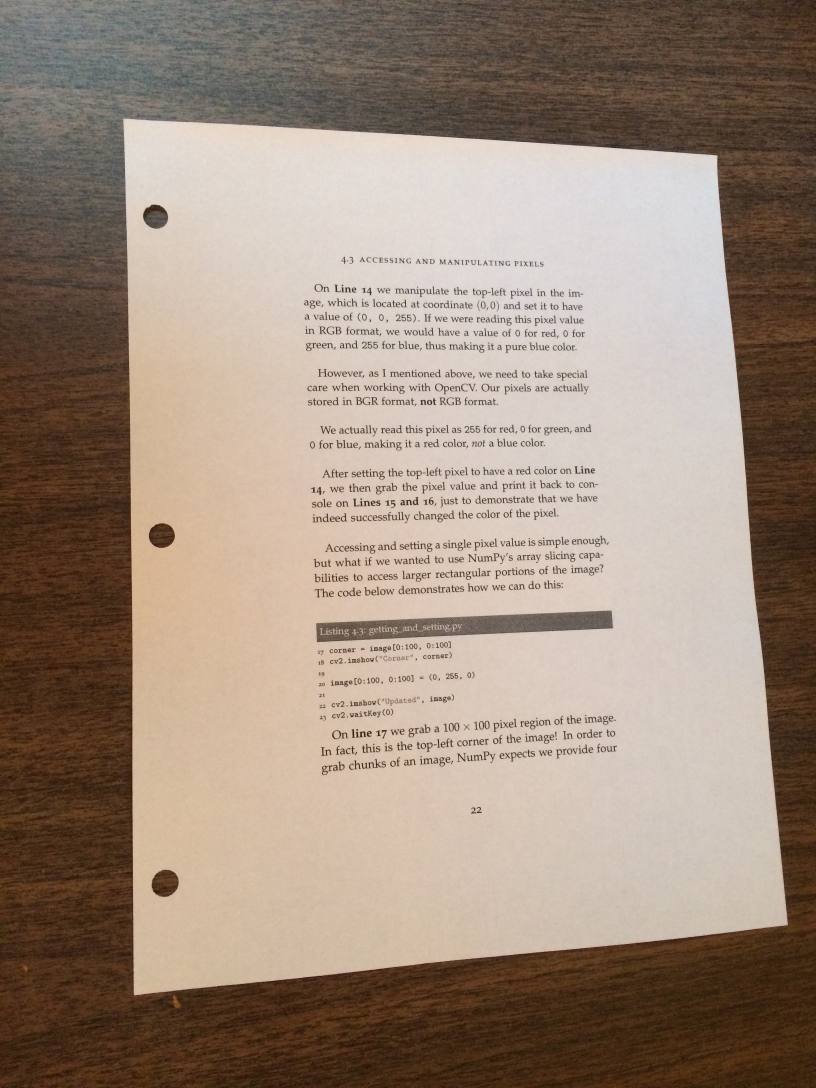
#> input picture day3/document-scanner/images/page.jpg, 2448 x 3264 px (shown at 1/3 size)
$ python scan.py --image images/page.jpg
#> lines starting #> are read from the running program, lines starting #| are printed output that depends on the picture; after the words box and inside, x2 and y2 are one past the last pixel; in counts of white or black regions, pixels touching at a corner belong together
### day3/document-scanner/pyimagesearch/transform.py
# import the necessary packages
import numpy as np
import cv2

def order_points(pts):
	# initialzie a list of coordinates that will be ordered
	# such that the first entry in the list is the top-left,
	# the second entry is the top-right, the third is the
	# bottom-right, and the fourth is the bottom-left
	rect = np.zeros((4, 2), dtype = "float32")

	# the top-left point will have the smallest sum, whereas
	# the bottom-right point will have the largest sum
	s = pts.sum(axis = 1)
	rect[0] = pts[np.argmin(s)]
	rect[2] = pts[np.argmax(s)]

	# now, compute the difference between the points, the
	# top-right point will have the smallest difference,
	# whereas the bottom-left will have the largest difference
	diff = np.diff(pts, axis = 1)
	rect[1] = pts[np.argmin(diff)]
	rect[3] = pts[np.argmax(diff)]

	# return the ordered coordinates
	return rect

def four_point_transform(image, pts):
	# obtain a consistent order of the points and unpack them
	# individually
	rect = order_points(pts)
	(tl, tr, br, bl) = rect

	# compute the width of the new image, which will be the
	# maximum distance between bottom-right and bottom-left
	# x-coordiates or the top-right and top-left x-coordinates
	widthA = np.sqrt(((br[0] - bl[0]) ** 2) + ((br[1] - bl[1]) ** 2))
	widthB = np.sqrt(((tr[0] - tl[0]) ** 2) + ((tr[1] - tl[1]) ** 2))
	maxWidth = max(int(widthA), int(widthB))

	# compute the height of the new image, which will be the
	# maximum distance between the top-right and bottom-right
	# y-coordinates or the top-left and bottom-left y-coordinates
	heightA = np.sqrt(((tr[0] - br[0]) ** 2) + ((tr[1] - br[1]) ** 2))
	heightB = np.sqrt(((tl[0] - bl[0]) ** 2) + ((tl[1] - bl[1]) ** 2))
	maxHeight = max(int(heightA), int(heightB))

	# now that we have the dimensions of the new image, construct
	# the set of destination points to obtain a "birds eye view",
	# (i.e. top-down view) of the image, again specifying points
	# in the top-left, top-right, bottom-right, and bottom-left
	# order
	dst = np.array([
		[0, 0],
		[maxWidth - 1, 0],
		[maxWidth - 1, maxHeight - 1],
		[0, maxHeight - 1]], dtype = "float32")

	# compute the perspective transform matrix and then apply it
	M = cv2.getPerspectiveTransform(rect, dst)
	warped = cv2.warpPerspective(image, M, (maxWidth, maxHeight))

	# return the warped image
	return warped

### day3/document-scanner/scan.py
# USAGE
# python scan.py --image images/page.jpg

# import the necessary packages
from pyimagesearch.transform import four_point_transform
from skimage.filters import threshold_local
import numpy as np
import argparse
import cv2
import imutils

# construct the argument parser and parse the arguments
ap = argparse.ArgumentParser()
ap.add_argument("-i", "--image", required = True,
	help = "Path to the image to be scanned")
args = vars(ap.parse_args())

# load the image and compute the ratio of the old height
# to the new height, clone it, and resize it
image = cv2.imread(args["image"])
#> image is the input picture: shape (3264, 2448, 3); mean B, G, R 123.7, 138.6, 156.7
ratio = image.shape[0] / 500.0
#> ratio = 6.53
orig = image.copy()
image = imutils.resize(image, height = 500)
#> image: shape (500, 375, 3)

# convert the image to grayscale, blur it, and find edges
# in the image
gray = cv2.cvtColor(image, cv2.COLOR_BGR2GRAY)
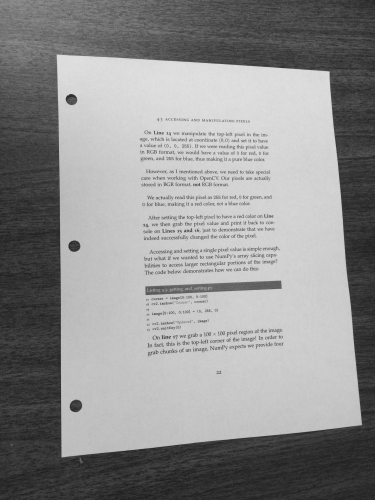
#> gray: shape (500, 375); min 28, max 225, mean 142.4
gray = cv2.GaussianBlur(gray, (5, 5), 0)
edged = cv2.Canny(gray, 75, 200)
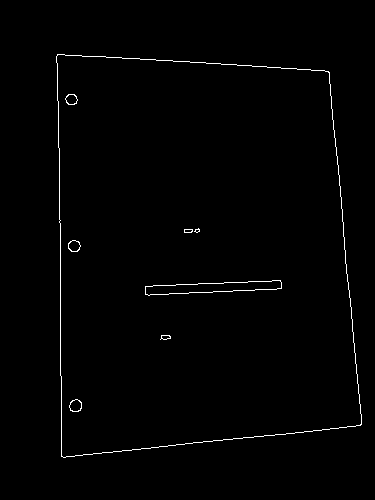
#> edged: shape (500, 375); 0.96% white in thin lines or dots, all inside (x1, y1, x2, y2) = (56, 54, 362, 458)

# show the original image and the edge detected image
print("STEP 1: Edge Detection")
cv2.imshow("Image", image)
cv2.imshow("Edged", edged)
cv2.waitKey(0)
cv2.destroyAllWindows()

# find the contours in the edged image, keeping only the
# largest ones, and initialize the screen contour
cnts = cv2.findContours(edged.copy(), cv2.RETR_LIST, cv2.CHAIN_APPROX_SIMPLE)
#> cnts = 16 contours, 2 with area under 20; largest, box (x1, y1, x2, y2) and area: (56, 54, 362, 458) 108281, (56, 54, 362, 458) 108277, (145, 280, 282, 296) 1154, (145, 280, 282, 296) 1152, (69, 399, 82, 412) 118
cnts = imutils.grab_contours(cnts)
cnts = sorted(cnts, key = cv2.contourArea, reverse = True)[:5]
#> cnts = 5 contours; box (x1, y1, x2, y2) and area: (56, 54, 362, 458) 108281, (56, 54, 362, 458) 108277, (145, 280, 282, 296) 1154, (145, 280, 282, 296) 1152, (69, 399, 82, 412) 118

# loop over the contours
for c in cnts:
	# approximate the contour
	peri = cv2.arcLength(c, True)
	# approxPolyDP多边拟合函数 曲线光滑化
	approx = cv2.approxPolyDP(c, 0.02 * peri, True)

	# if our approximated contour has four points, then we
	# can assume that we have found our screen
	# 寻找文档整体边缘轮廓
	if len(approx) == 4:
		screenCnt = approx
		break
#> this loop made 1 pass
#> (peri, screenCnt) on pass 1: (1364.1, [[57, 54], [61, 456], [360, 425], [329, 72]])

# show the contour (outline) of the piece of paper
print("STEP 2: Find contours of paper")
cv2.drawContours(image, [screenCnt], -1, (0, 255, 0), 2)
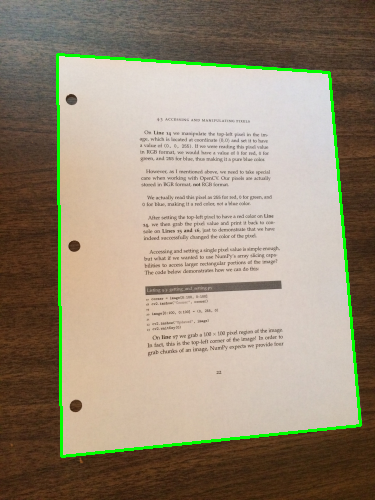
#> image: shape (500, 375, 3); mean B, G, R 121, 141.1, 153.3
cv2.imshow("Outline", image)
cv2.waitKey(0)
cv2.destroyAllWindows()

# apply the four point transform to obtain a top-down
# view of the original image
warped = four_point_transform(orig, screenCnt.reshape(4, 2) * ratio)
#> in order_points, `s = pts.sum(axis = 1)`: s = [724.6, 3375, 5124.5, 2617.7]
#> in order_points, `diff = np.diff(pts, axis = 1)`: diff = [-19.58, 2578.6, 424.3, -1677.7]
#> in four_point_transform, `rect = order_points(pts)`: rect = [[372.1, 352.5], [2147.7, 470], [2350.1, 2774.4], [398.2, 2976.8]]
#> in four_point_transform, `(tl, tr, br, bl) = rect`: tl = [372.1, 352.5]; tr = [2147.7, 470]; br = [2350.1, 2774.4]; bl = [398.2, 2976.8]
#> in four_point_transform, `widthA = np.sqrt(((br[0] - bl[0]) ** 2) + ((br[1] - bl[1]) ** 2))`: widthA = 1962.3
#> in four_point_transform, `widthB = np.sqrt(((tr[0] - tl[0]) ** 2) + ((tr[1] - tl[1]) ** 2))`: widthB = 1779.5
#> in four_point_transform, `maxWidth = max(int(widthA), int(widthB))`: maxWidth = 1962
#> in four_point_transform, `heightA = np.sqrt(((tr[0] - br[0]) ** 2) + ((tr[1] - br[1]) ** 2))`: heightA = 2313.3
#> in four_point_transform, `heightB = np.sqrt(((tl[0] - bl[0]) ** 2) + ((tl[1] - bl[1]) ** 2))`: heightB = 2624.4
#> in four_point_transform, `maxHeight = max(int(heightA), int(heightB))`: maxHeight = 2624
#> in four_point_transform, `dst = np.array([ [0, 0], [maxWidth - 1, 0], [maxWidth - 1, maxHeight -..`: dst = [[0, 0], [1961, 0], [1961, 2623], [0, 2623]]
#> in four_point_transform, `M = cv2.getPerspectiveTransform(rect, dst)`: M = [[0.969, -0.00964, -357.2], [-0.0732, 1.11, -362.5], [-6.7e-05, 4.44e-05, 1]]
#> in four_point_transform, `warped = cv2.warpPerspective(image, M, (maxWidth, maxHeight))`:
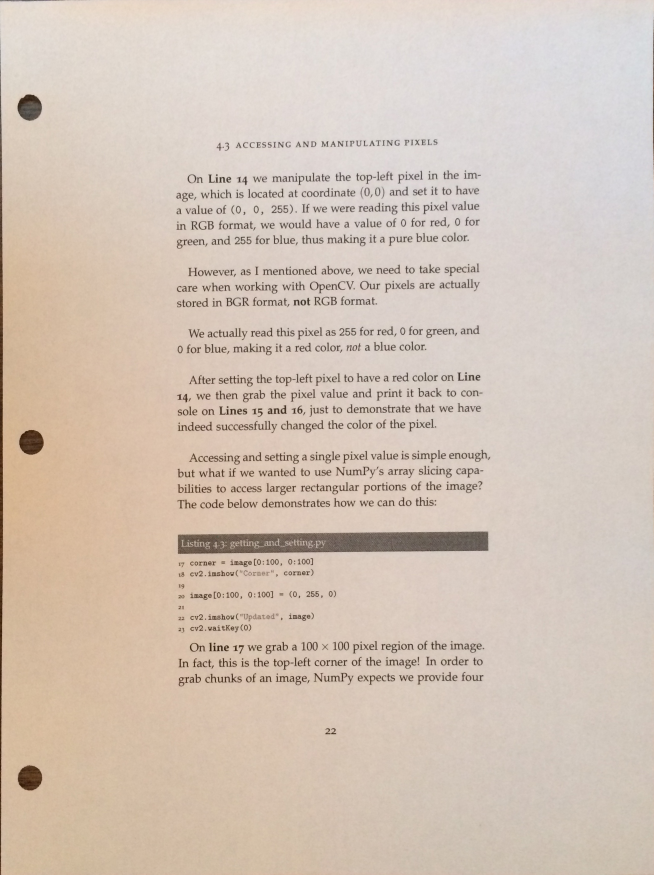
#> warped: shape (2624, 1962, 3) (shown at 1/3 size); mean B, G, R 183.8, 196.5, 211.6

# convert the warped image to grayscale, then threshold it
# to give it that 'black and white' paper effect
warped = cv2.cvtColor(warped, cv2.COLOR_BGR2GRAY)
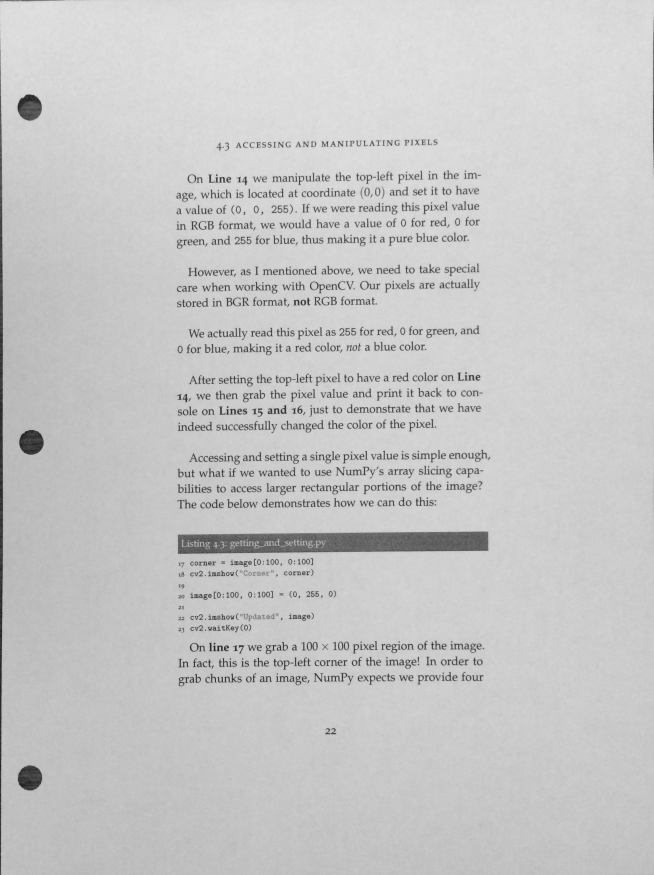
#> warped: shape (2624, 1962) (shown at 1/3 size); min 21, max 234, mean 199.6
T = threshold_local(warped, 11, offset = 10, method = "gaussian")
warped = (warped > T).astype("uint8") * 255
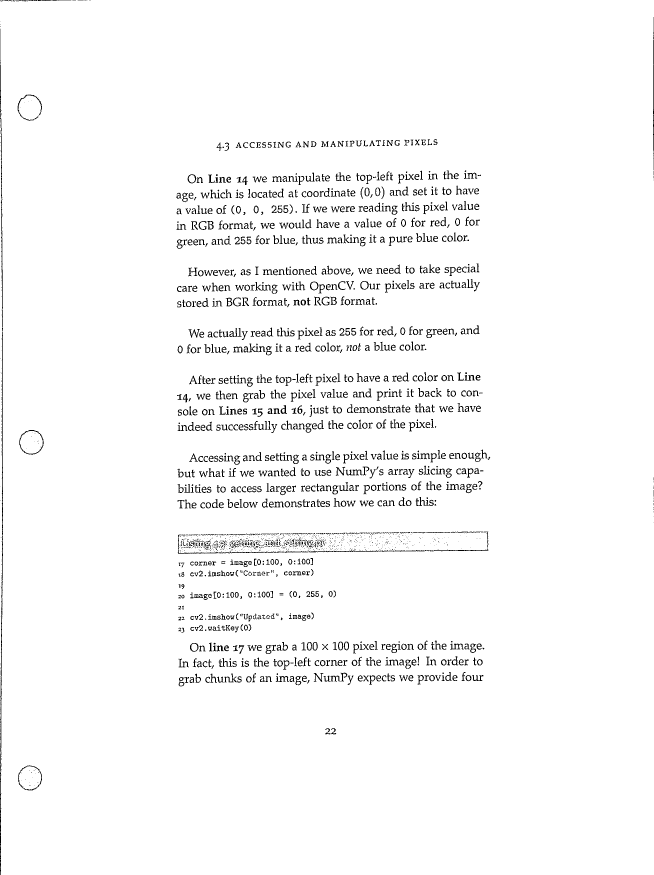
#> warped: shape (2624, 1962) (shown at 1/3 size); 97.2% white; black in thin lines or dots

# show the original and scanned images
print("STEP 3: Apply perspective transform")
cv2.imshow("Original", imutils.resize(orig, height = 650))
cv2.imshow("Scanned", imutils.resize(warped, height = 650))
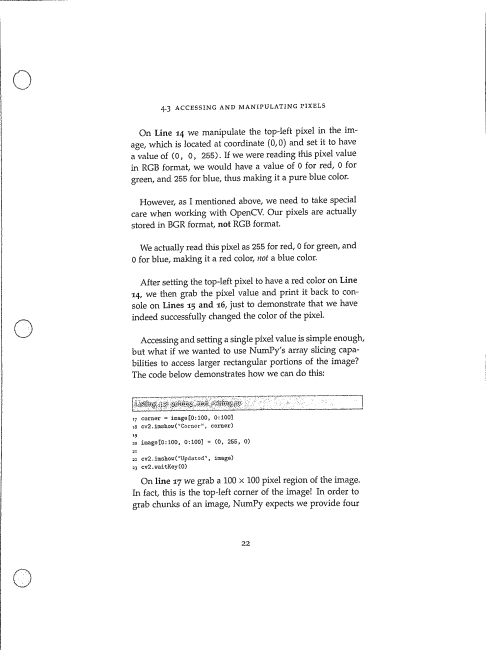
#> window 'Scanned': shape (650, 486); min 2, max 255, mean 247.8
cv2.waitKey(0)

# python scan.py --image images/receipt.jpg
